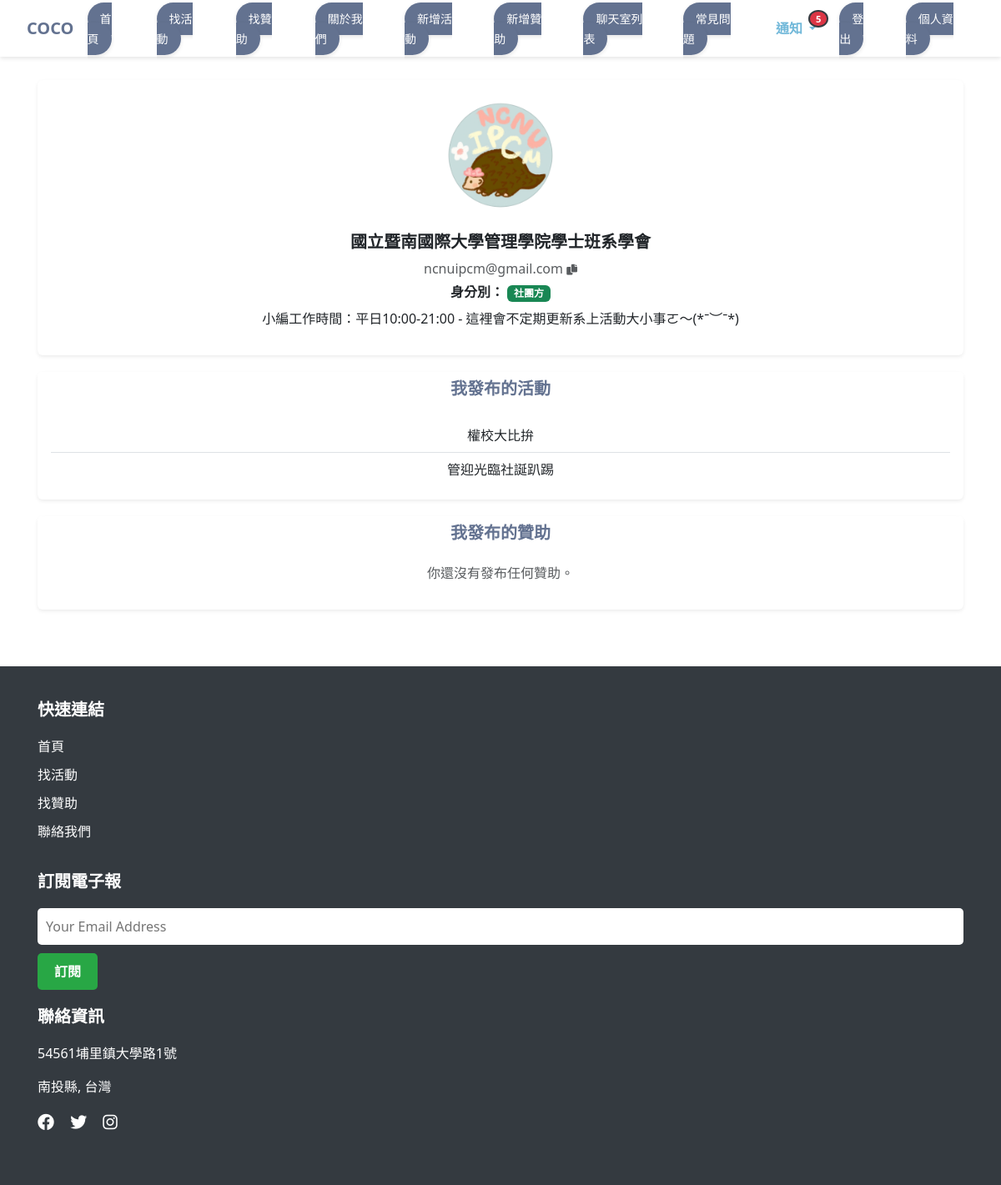
The app's page /user/16/ (signed in), older data.
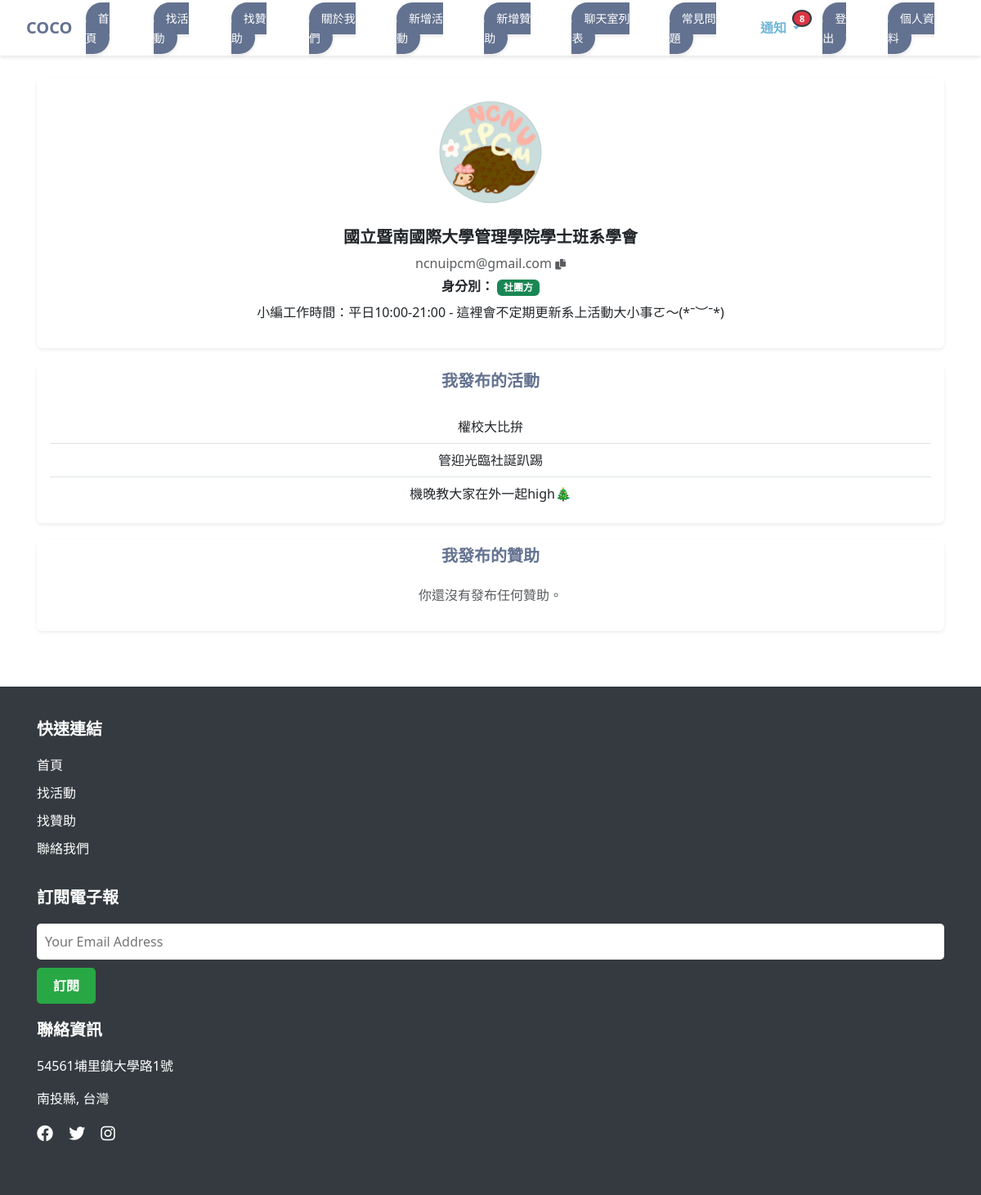
The same page, newer data.
### events/models.py (models this page shows, shortened)
class Activitynew(models.Model):
    title = models.CharField(max_length=200)           # 活動名稱
    description = models.TextField()                   # 活動描述
    max_participants = models.IntegerField(null=True, blank=True)   #參與人數上限
    current_participants = models.IntegerField(null=True, blank=True)   #目前報名人數
    location = models.CharField(max_length=255, verbose_name="活動地點")
    latitude = models.FloatField(null=True, blank=True, verbose_name="緯度")
    longitude = models.FloatField(null=True, blank=True, verbose_name="經度")
    date = models.DateField()                          # 活動日期
    registration_deadline = models.DateField(null=True, blank=True) #活動截止日期
    image = models.ImageField(upload_to='activitynew_images/', blank=True, null=True,default=None)  # 活動圖片
    date_posted = models.DateTimeField(default=timezone.now)  # 活動發布日期
    check_status = models.BooleanField(default=False) # 審核狀態
    is_closed = models.BooleanField(default=False)  # 用於標記活動是否已結案
    result_photo = models.ImageField(upload_to='result_photos/', blank=True, null=True,default=None)
    is_active = models.BooleanField(default=True)
    organizer = models.ForeignKey(
        settings.AUTH_USER_MODEL,
        on_delete=models.CASCADE,
        related_name='organized_activities',
        null=True,
        blank=True
    )

### events/views.py (the view)
# urls.py: path('user/<int:user_id>/', views.user_profile, name='user_profile'),
def user_profile(request, user_id):
    User = get_user_model()
    user = get_object_or_404(User, id=user_id)
    user_extend = UserProfile.objects.get(user=user)
    user_activities = Activitynew.objects.filter(organizer=user)
    user_sponsorships = Sponsorshipnew.objects.filter(organizer=user)
    db = firestore.client()
    chat_id = get_or_create_chat(request.user.username, user.username)
    context = {
        'user': user,
        'user_extend': user_extend,
        'user_activities': user_activities,
        'user_sponsorships':user_sponsorships,
        'chat_id': chat_id
    }
    return render(request, 'events/user_profile.html', context)

### events/context_processors.py (called while the page is built)
def notifications(request):
    if request.user.is_authenticated:
        notifications = Notification.objects.filter(user=request.user).order_by('-created_at')
        unread_count = notifications.filter(is_read=False).count()
        return {
            'notifications': notifications[:5],  # 只在這裡進行切片
            'unread_notifications_count': unread_count
        }
    return {}

### events/views.py (called while the page is built)
def get_or_create_chat(user1, user2):
    db = firestore.client()
    chats_ref = db.collection('chatrooms')
    query = chats_ref.where('members', 'array_contains', user1).get()
    for chat in query:
        if user2 in chat.to_dict()['members']:
            return chat.id
    new_chat_ref = chats_ref.document()
    new_chat_ref.set({
        'members': [user1, user2],
        'createtime': firestore.SERVER_TIMESTAMP
    })
    return new_chat_ref.id

### events/templates/events/user_profile.html (shortened to what the changed rows need)
{% extends 'base.html' %}
{% load django_bootstrap5 %}
{% load static %}
{% block content %}
<div class="container py-5">
    <div class="row">
        <div class="col-md-4">
            <div class="card border-0 shadow-sm">
                <div class="card-body">
                    {% if user_activities %}
                    <ul class="list-group list-group-flush">
                        {% for activity in user_activities %}
                        <li class="list-group-item px-0">
                            <a href="{% url 'activity_detail' activity.id %}" class="text-decoration-none text-dark">
                                {{ activity.title }}
                            </a>
                        </li>
                        {% endfor %}
                    </ul>
                    {% else %}
                    <p class="text-muted mb-0">你還沒有發布任何活動。</p>
                    {% endif %}
                </div>
            </div>
        </div>
    </div>
</div>
{% endblock %}

Row changes from the older to the newer data that the page shows:
added Activitynew: title "機晚教大家在外一起high🎄"
Text that changed along with them:
{{ unread_notifications_count }}: "5" → "8"
